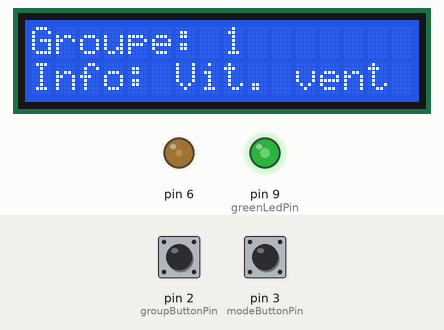
Simulated run of this program. Board: Arduino Uno, built with avr-gcc and run on an emulated ATmega328P. On the bench: 16×2 character LCD, output pins drawn as LEDs (lit = HIGH). The test bench sets the inputs (shaded band); at power-on: pin 3 (modeButtonPin) HIGH, pin 2 (groupButtonPin) HIGH.

Above: at 1.2 s.
1.3 s: pin 3 (modeButtonPin) pulled LOW for 0.15 s
At 1.8 s:
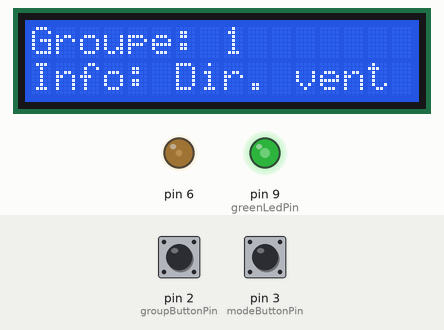
2.9 s: pin 3 (modeButtonPin) pulled LOW for 1 s
At 4.1 s:
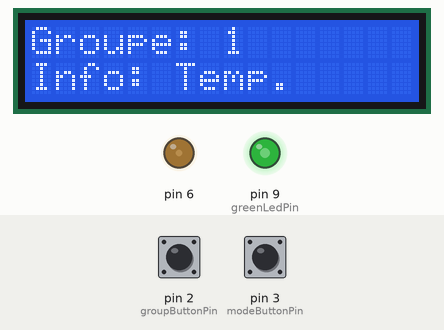
5.4 s: pin 3 (modeButtonPin) pulled LOW for 0.15 s
At 6.0 s:
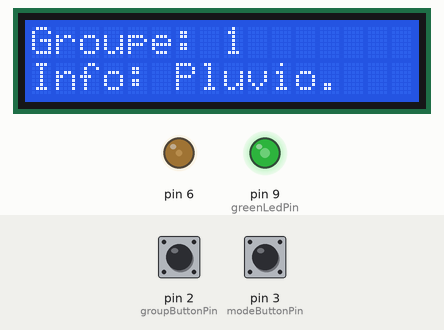
7.0 s: pin 2 (groupButtonPin) pulled LOW for 0.15 s
At 7.3 s:
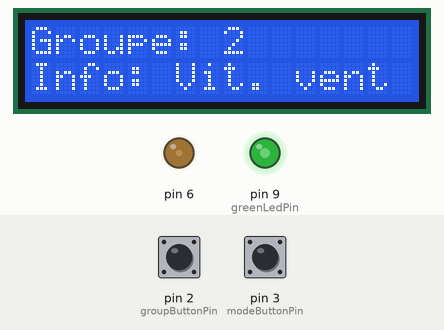
8.6 s: pin 2 (groupButtonPin) pulled LOW for 1 s
At 9.8 s:
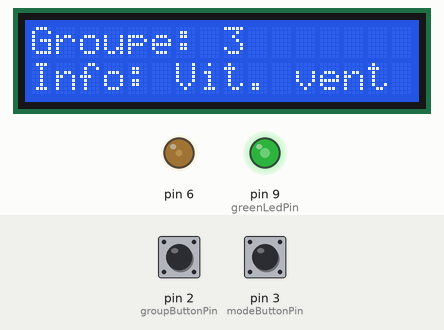
Timing chart, 0 to 11.6 s (numbered marks = the images above; inputs shaded):
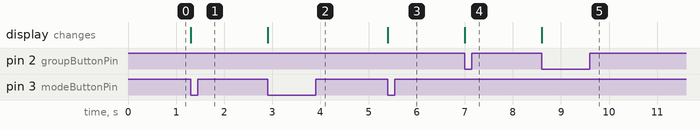

Measured:
- after the input at 1.3 s, the display: changes at once (image 1)
- after the input at 2.9 s, the display: changes at once (image 2)
- after the input at 5.4 s, the display: changes at once (image 3)
- after the input at 7.0 s, the display: first changes at once (image 4 shows a later state)
- after the input at 8.6 s, the display: changes at once (image 5)

The program:

main.cpp
```cpp
/***
 * Auteur : Grégory BERTINI
 * Date : 25/01/2023
 * Description : Tests d'affichage et de modes
 * Version : 1.0
 *
 * GitHub : https://github.com/SyFizz
 * Twitter : https://twitter.com/SyFizz_
 * Discord : SyFizz_#0001
 * E-Mail : gbertini.lpo@gmail.com
 * Tél : 06.84.15.85.17
*/

// Inclusions
#include <Arduino.h>
#include <LiquidCrystal.h>
#include <Wire.h>

// Définitions de broches
#define greenLedPin 9
#define groupButtonPin 2
#define modeButtonPin 3

// Définitions de nombres
#define buttonsDebounceDelay 200
#define screenContrast 50

// Instanciation des classes
LiquidCrystal lcd(12, 11, 5, 4, 8, 7);

// Définitions de variables
unsigned long groupButtonLastPressed = 0;
unsigned long modeButtonLastPressed = 0;
int selectedGroup = 1;
int selectedMode = 0;
char* infos[4] = {"Vit. vent", "Dir. vent", "Temp.    ", "Pluvio.  "}; //Tableau de correspondance entre les ID de mode et leur texte
int modeForGroup[7] = {0, 0, 0, 0, 0, 0, 0}; //Tableau de stockage du mode pour chaque groupe

// Fonction d'interruption déclenchée par le bouton de groupe
void groupButtonPressed() {
  if(groupButtonLastPressed + buttonsDebounceDelay < millis()) { //Si le délai de rebond est dépassé
    selectedGroup++; //On passe au groupe suivant
      if (selectedGroup > 6) {
        selectedGroup = 1; //On revient au groupe 1 si on dépasse le groupe 6
      }
    groupButtonLastPressed = millis(); //On met à jour le dernier temps de pression du bouton
  }
}

// Fonction d'interruption déclenchée par le bouton d'info
void modeButtonPressed() {
  if(modeButtonLastPressed + buttonsDebounceDelay < millis()) { //Si le délai de rebond est dépassé
  selectedMode = modeForGroup[selectedGroup]; //On récupère le mode du groupe sélectionné
    selectedMode++; //On passe au mode suivant
    if (selectedMode > 3) {
      selectedMode = 0; //On revient au mode 0 si on dépasse le mode 3
    }
    modeButtonLastPressed = millis(); //On met à jour le dernier temps de pression du bouton
    modeForGroup[selectedGroup] = selectedMode; //On met à jour le mode pour le groupe sélectionné
  }
}

// Initialisation du programme
void setup() {
  // Initialisation des broches des boutons (résistance de pull-up)
  pinMode(groupButtonPin, INPUT_PULLUP);
  pinMode(modeButtonPin, INPUT_PULLUP);

  // Initialisation des broches des LEDs
  pinMode(greenLedPin, OUTPUT);

  // Création des interruptions pour les boutons
  attachInterrupt(digitalPinToInterrupt(groupButtonPin), groupButtonPressed, FALLING);
  attachInterrupt(digitalPinToInterrupt(modeButtonPin), modeButtonPressed, FALLING);

  // Initialisation de l'écran LCD
  analogWrite(6, screenContrast); //Contraste
  lcd.begin(16, 2); //Taille
  lcd.leftToRight();  //Lecture de gauche à droite
  lcd.clear(); //Effacement de l'écran

  // Initialisation des LEDs
  analogWrite(greenLedPin, 128);
}

void loop() {
  lcd.setCursor(0, 0); //Positionnement du curseur à la première ligne
  lcd.print("Groupe: "); //Affichage du texte
  lcd.print(selectedGroup);
  lcd.setCursor(0, 1); //Positionnement du curseur à la deuxième ligne
  lcd.print("Info: "); //Affichage du texte
  lcd.print(infos[modeForGroup[selectedGroup]]);
}
```
